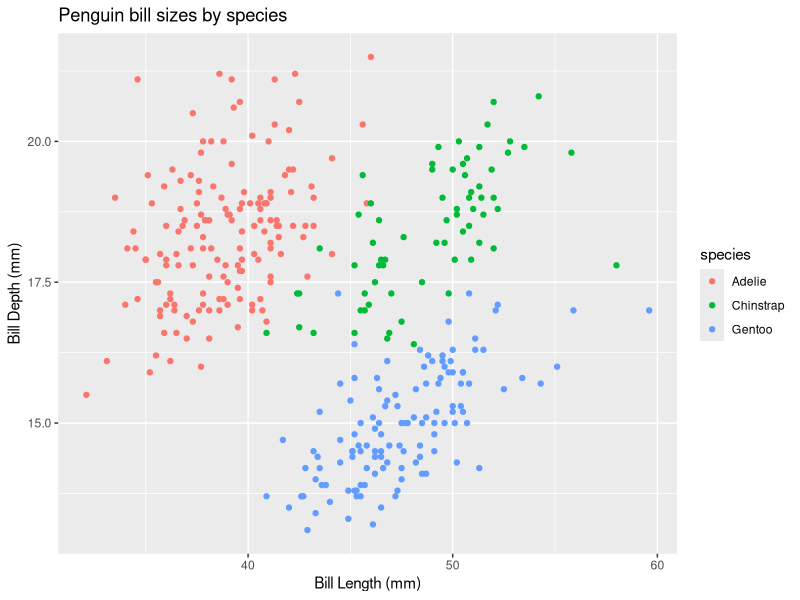
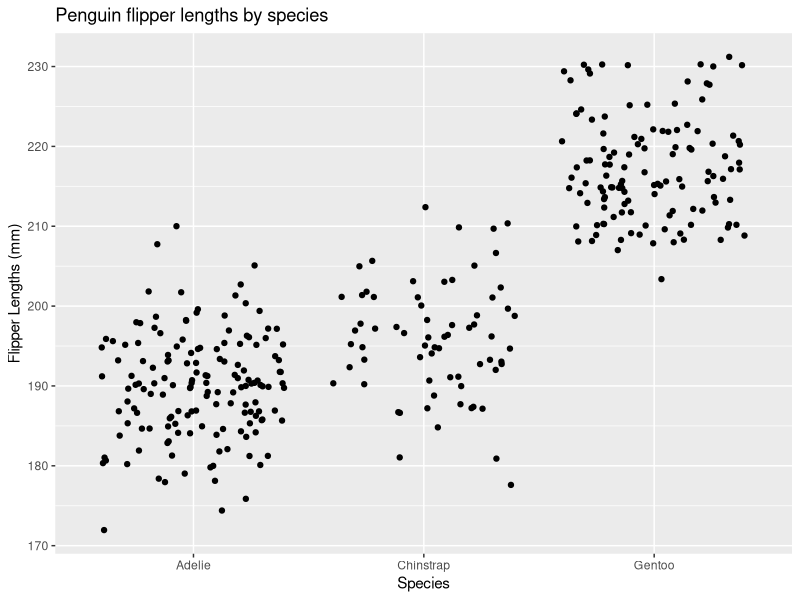

The R script that drew these images, in order:
## ---- chunk 1
#| eval: true
#| echo: true
# create an expression ----
expression1 <- expression(x^2)

# find derivative with respect to x using `D()` ----
deriv1 <- D(expression1, "x")

# check it out ----
deriv1

# evaluate it at x = 3 ----
x <- 3

eval(deriv1)
## ---- chunk 2
#| eval: true
#| echo: true
# create an expression ----
expression2 <- expression(2 * (3 * a + 2)^4 - 5)

# find derivative with respect to x using `D()` ----
deriv2 <- D(expression2, "a")

# check it out ----
deriv2

# evaluate it at x = 3 ----
a <- 1.2

eval(deriv2)
## ---- chunk 3
#| eval: true
#| echo: true
#| warning: false
# install packages ----
library(tidyverse)
library(palmerpenguins)

# create ggplot ----
ggplot(data = penguins, aes(x = bill_length_mm, y = bill_depth_mm, color = species)) +
  geom_point() +
  labs(title = "Penguin bill sizes by species", 
       x = "Bill Length (mm)",
       y = "Bill Depth (mm)")
## ---- chunk 4
#| eval: true
#| echo: true
#| warning: false

# create ggplot ----
ggplot(data = penguins, aes(x = species, y = flipper_length_mm)) +
  geom_jitter() +
  labs(title = "Penguin flipper lengths by species",
       x = "Species",
       y = "Flipper Lengths (mm)")
